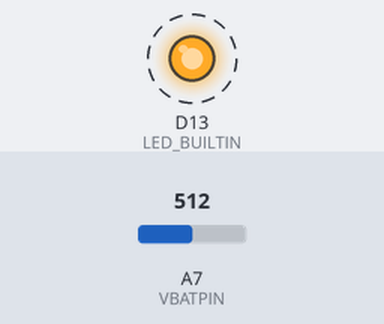
A program run on a simulated Adafruit Feather M0. Parts: output pins drawn as LEDs (lit = HIGH). Dashed ring = blinking. Inputs (shaded band) come from the test bench; at power-on: A7 (VBATPIN) = 512. What the program prints to the serial monitor is not drawn.

Above: at 0.5 s.
Timing chart, 0 to 3.5 s (numbered marks = the images above):
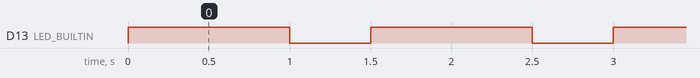

Measured:
- by itself, D13 (LED_BUILTIN): alternates HIGH for 1.0 s and LOW for 0.50 s

The program:

main.cpp
```cpp
#include <Arduino.h>
#include <spi.h>
#include <Adafruit_BMP280.h>

#define VBATPIN A7

void printBatVoltageToSerial();

void setup() {
    pinMode(LED_BUILTIN, OUTPUT);
    Serial.begin(115200);
}

void loop() {
    printBatVoltageToSerial();
    digitalWrite(LED_BUILTIN, HIGH);
    delay(1000);
    digitalWrite(LED_BUILTIN, LOW);
    delay(500);
}

void printBatVoltageToSerial() {
    float measuredvbat = analogRead(VBATPIN);
    measuredvbat *= 2;    // we divided by 2, so multiply back
    measuredvbat *= 3.3;  // Multiply by 3.3V, our reference voltage
    measuredvbat /= 1024; // convert to voltage
    Serial.print("VBat: " );
    Serial.println(measuredvbat);
}
```
